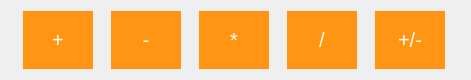
  <widget class="QWidget" name="horizontalLayoutWidget_2">
   <property name="geometry">
    <rect>
     <x>0</x>
     <y>150</y>
     <width>471</width>
     <height>80</height>
    </rect>
   </property>
   <layout class="QHBoxLayout" name="horizontalLayout_2">
    <item>
     <widget class="QPushButton" name="plusButton">
      <property name="enabled">
       <bool>true</bool>
      </property>
      <property name="maximumSize">
       <size>
        <width>70</width>
        <height>70</height>
       </size>
      </property>
      <property name="font">
       <font>
        <pointsize>15</pointsize>
       </font>
      </property>
      <property name="styleSheet">
       <string notr="true">QPushButton
{
border-radius: 35px;
background-color: rgb(255, 149, 19);
color: rgb(255, 255, 255);
}

QPushButton:hover
{
background-color: rgb(244, 246, 255);
}

QPushButton:pressed
{
background-color:rgb(39, 255, 24);
}</string>
      </property>
      <property name="text">
       <string>+</string>
      </property>
      <property name="autoDefault">
       <bool>false</bool>
      </property>
     </widget>
    </item>
    <item>
     <widget class="QPushButton" name="minusButton">
      <property name="maximumSize">
       <size>
        <width>70</width>
        <height>70</height>
       </size>
      </property>
      <property name="font">
       <font>
        <pointsize>15</pointsize>
       </font>
      </property>
      <property name="styleSheet">
       <string notr="true">QPushButton
{
border-radius: 35px;
background-color: rgb(255, 149, 19);
color: rgb(255, 255, 255);
}

QPushButton:hover
{
background-color: rgb(244, 246, 255);
}

QPushButton:pressed
{
background-color:rgb(39, 255, 24);
}</string>
      </property>
      <property name="text">
       <string>-</string>
      </property>
      <property name="autoDefault">
       <bool>false</bool>
      </property>
     </widget>
    </item>
    <item>
     <widget class="QPushButton" name="multiplyButton">
      <property name="maximumSize">
       <size>
        <width>70</width>
        <height>70</height>
       </size>
      </property>
      <property name="font">
       <font>
        <pointsize>15</pointsize>
       </font>
      </property>
      <property name="styleSheet">
       <string notr="true">QPushButton
{
border-radius: 35px;
background-color: rgb(255, 149, 19);
color: rgb(255, 255, 255);
}

QPushButton:hover
{
background-color: rgb(244, 246, 255);
}

QPushButton:pressed
{
background-color:rgb(39, 255, 24);
}</string>
      </property>
      <property name="text">
       <string>*</string>
      </property>
      <property name="autoDefault">
       <bool>false</bool>
      </property>
     </widget>
    </item>
    <item>
     <widget class="QPushButton" name="divideButton">
      <property name="maximumSize">
       <size>
        <width>70</width>
        <height>70</height>
       </size>
      </property>
      <property name="font">
       <font>
        <pointsize>15</pointsize>
       </font>
      </property>
      <property name="styleSheet">
       <string notr="true">QPushButton
{
border-radius: 35px;
background-color: rgb(255, 149, 19);
color: rgb(255, 255, 255);
}

QPushButton:hover
{
background-color: rgb(244, 246, 255);
}

QPushButton:pressed
{
background-color:rgb(39, 255, 24);
}</string>
      </property>
      <property name="text">
       <string>/</string>
      </property>
      <property name="autoDefault">
       <bool>false</bool>
      </property>
     </widget>
    </item>
    <item>
     <widget class="QPushButton" name="plusminusButton">
      <property name="maximumSize">
       <size>
        <width>70</width>
        <height>70</height>
       </size>
      </property>
      <property name="font">
       <font>
        <pointsize>15</pointsize>
       </font>
      </property>
      <property name="styleSheet">
       <string notr="true">QPushButton
{
border-radius: 35px;
background-color: rgb(255, 149, 19);
color: rgb(255, 255, 255);
}

QPushButton:hover
{
background-color: rgb(244, 246, 255);
}

QPushButton:pressed
{
background-color:rgb(39, 255, 24);
}</string>
      </property>
      <property name="text">
       <string>+/-</string>
      </property>
      <property name="autoDefault">
       <bool>false</bool>
      </property>
     </widget>
    </item>
   </layout>
  </widget>
